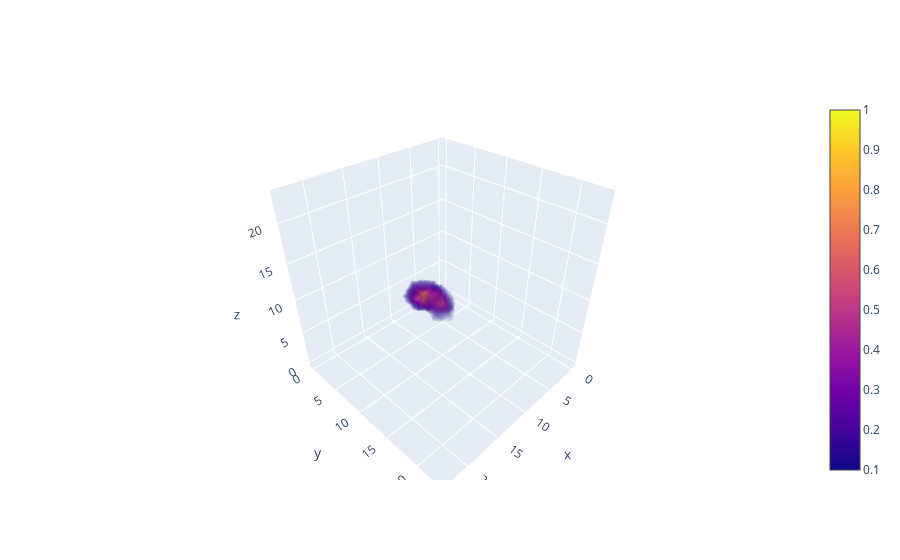

The notebook cell saved with this chart:
### Code cell
import plotly.graph_objects as go
import numpy as np
import itertools

X,Y,Z = [list(np.arange(d)) for d in (24,24,24) ]
voxels = list(itertools.product(X,Y,Z))
isoval = [pred[48][3][i][j][k] for i,j,k in voxels]
voxels = np.array(voxels)
X, Y, Z = [voxels[:,i] for i in range(3)]

fig = go.Figure(data=go.Volume(
    x=X.flatten(),
    y=Y.flatten(),
    z=Z.flatten(),
    value = isoval,
    isomin=0.1,
    isomax=1.0,
    opacity=0.05, # needs to be small to see through all surfaces
    surface_count=64, # needs to be a large number for good volume rendering
    ))
fig.show()

### Figure 1 — Plotly figure (JSON) as saved in the notebook; plotly's stock layout.template omitted (floating-point values rounded to 4 significant figures; data arrays with more than 128 entries replaced by an {"elided": "..."} marker saying what was removed)
{"data": [{"isomax": 1, "isomin": 0.1, "opacity": 0.05, "surface": {"count": 64}, "type": "volume", "value": {"elided": "13824 float values"}, "x": {"elided": "13824 int values"}, "y": {"elided": "13824 int values"}, "z": {"elided": "13824 int values"}}], "layout": {}}
